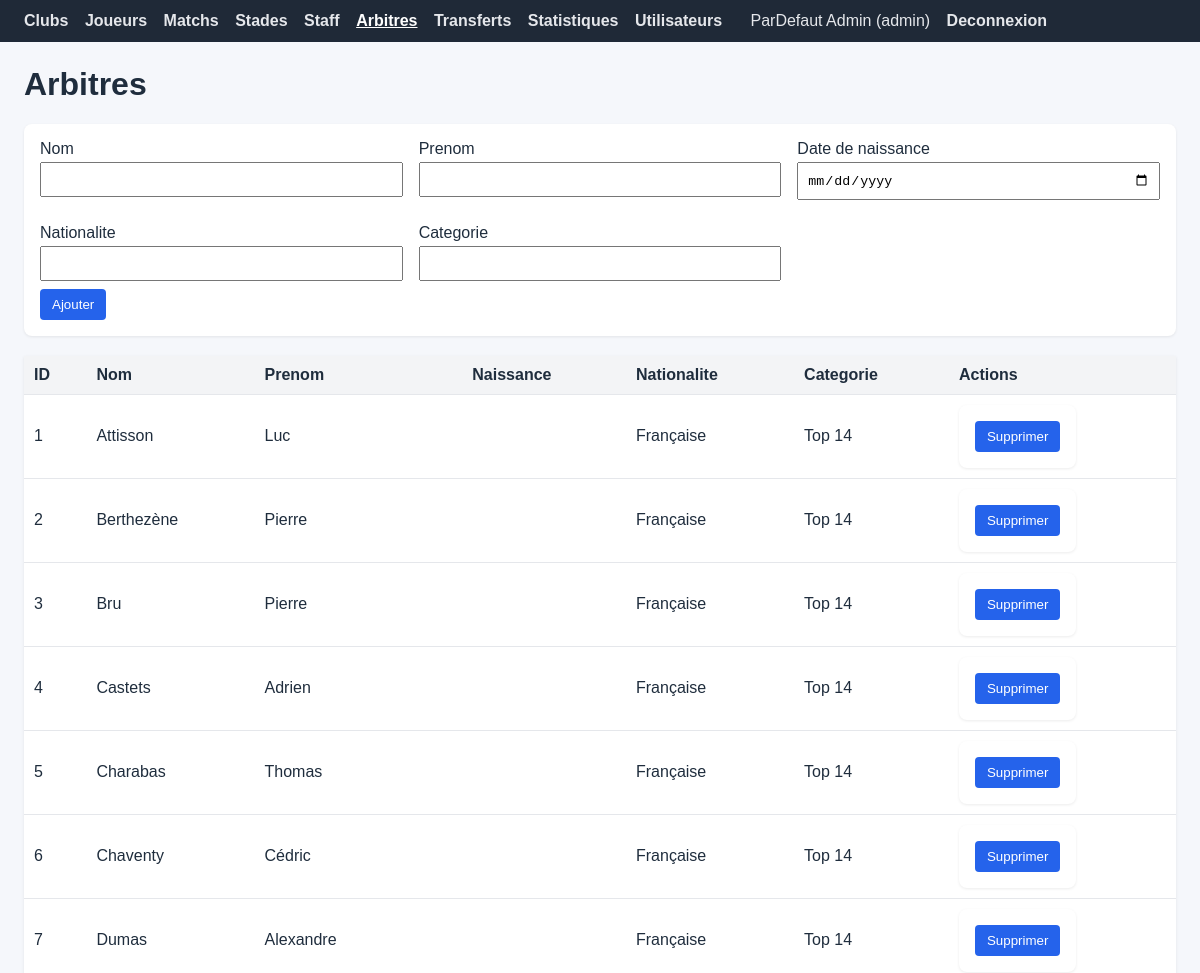
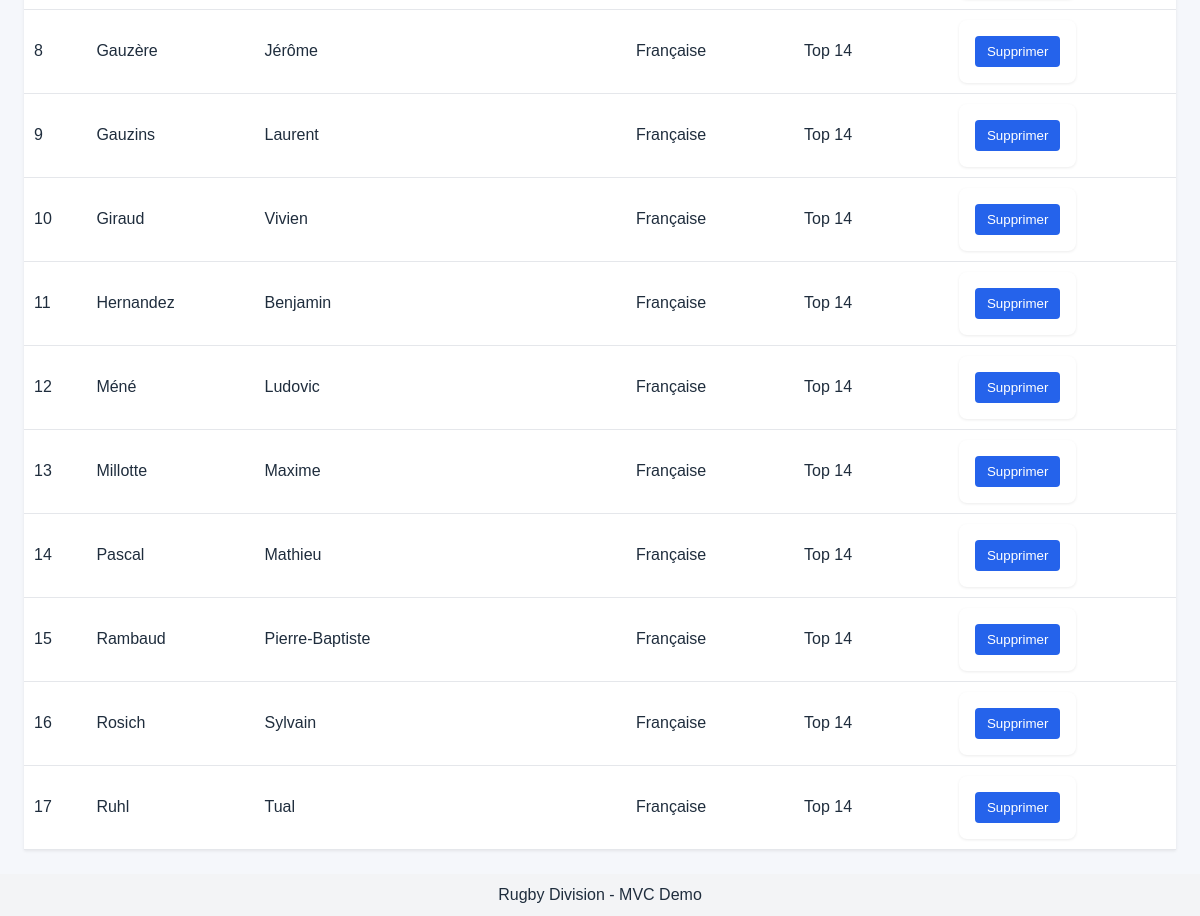
The page /index.php?page=arbitre (signed in) on the database its author committed (2 pictures, top to bottom).
### tables this page shows
CREATE TABLE `arbitre` (
  `idArbitre` int(11) NOT NULL,
  `nom` varchar(50) NOT NULL,
  `prenom` varchar(50) NOT NULL,
  `dateNaissance` date DEFAULT NULL,
  `nationalite` varchar(50) NOT NULL,
  `categorie` varchar(50) NOT NULL
);

### controleur/helpers.php (called while the page is built, shortened)
<?php
function controller_render(string $view, array $params = []): void
{
    require __DIR__ . '/../vue/layouts/header.php';
    require $viewPath;
    require __DIR__ . '/../vue/layouts/footer.php';
}

### controleur/arbitre.php (called while the page is built, shortened)
<?php
require_once __DIR__ . '/helpers.php';
require_once __DIR__ . '/../modele/Arbitre.php';
function arbitre_index(): void
{
    $model = new Arbitre();
    $arbitres = $model->findAll('nom');
    controller_render('arbitre', ['arbitres' => $arbitres]);
}

### index.php (called while the page is built, shortened)
<?php
require_once __DIR__ . '/controleur/helpers.php';
$page = $_GET['page'] ?? 'club';
$action = $_GET['action'] ?? 'index';
$fn = $page . '_' . $action;
$fn();

### modele/Database.php (called while the page is built)
<?php
class Database
{
    private static string $host = "localhost";
    private static int $port = 3366;
    private static string $dbName = "rugbydivision1";
    private static string $username = "root";
    private static string $password = "";
    private static ?PDO $conn = null;
    public static function getConnection(): PDO
    {
        if (self::$conn === null) {
            $dsn = "mysql:host=" . self::$host . ";port=" . self::$port . ";dbname=" . self::$dbName . ";charset=utf8";
            try {
                self::$conn = new PDO($dsn, self::$username, self::$password, [
                    PDO::ATTR_ERRMODE => PDO::ERRMODE_EXCEPTION,
                    PDO::ATTR_TIMEOUT => 5,
                ]);
            } catch (PDOException $e) {
                die("Erreur de connexion a la base de donnees : " . $e->getMessage());
            }
        }
        return self::$conn;
    }
}

### modele/Arbitre.php (called while the page is built, shortened)
<?php
require_once __DIR__ . '/Database.php';
class Arbitre
{
    protected $table = 'arbitre';
    protected function db(): PDO
    {
        return Database::getConnection();
    }
    public function findAll(string $orderBy = ''): array
    {
        $rows = $this->findAllBase($orderBy);
        return array_map(fn(array $row) => $this->mapRow($row), $rows);
    }
    private function findAllBase(string $orderBy = ''): array
    {
        $sql = "SELECT * FROM {$this->table}";
        if ($orderBy !== '') {
            $sql .= " ORDER BY {$orderBy}";
        }
        $stmt = $this->db()->prepare($sql);
        $stmt->execute();
        return $stmt->fetchAll(PDO::FETCH_ASSOC);
    }
    private function mapRow(array $row)
    {
        $obj = new Arbitre();
        $obj->idArbitre = (int)($row['idArbitre'] ?? 0);
        $obj->nom = (string)($row['nom'] ?? '');
        $obj->prenom = (string)($row['prenom'] ?? '');
        $obj->dateNaissance = (string)($row['dateNaissance'] ?? '');
        $obj->nationalite = (string)($row['nationalite'] ?? '');
        $obj->categorie = (string)($row['categorie'] ?? '');
        return $obj;
    }
}

### vue/arbitre.php (the view, shortened to what this page needs)
<h1>Arbitres</h1>
<?php if (($currentUser['droits'] ?? null) === ROLE_ADMIN): ?>
<form method="post" action="index.php?page=arbitre&action=store">
    <div class="grid">
        <label>Nom
            <input type="text" name="nom" required>
        </label>
        <label>Prenom
            <input type="text" name="prenom" required>
        </label>
        <label>Date de naissance
            <input type="date" name="dateNaissance" required>
        </label>
        <label>Nationalite
            <input type="text" name="nationalite" required>
        </label>
        <label>Categorie
            <input type="text" name="categorie" required>
        </label>
    </div>
    <button type="submit">Ajouter</button>
</form>
<?php endif; ?>
<table>
    <thead>
    <tr>
        <th>ID</th>
        <th>Nom</th>
        <th>Prenom</th>
        <th>Naissance</th>
        <th>Nationalite</th>
        <th>Categorie</th>
        <th>Actions</th>
    </tr>
    </thead>
    <tbody>
    <?php foreach ($arbitres as $arbitre): ?>
        <tr>
            <td><?= $arbitre->idArbitre ?></td>
            <td><?= $arbitre->nom ?></td>
            <td><?= $arbitre->prenom ?></td>
            <td><?= $arbitre->dateNaissance ?></td>
            <td><?= $arbitre->nationalite ?></td>
            <td><?= $arbitre->categorie ?></td>
            <td class="actions">
                <?php if (($currentUser['droits'] ?? null) === ROLE_ADMIN): ?>
                <form method="post" action="index.php?page=arbitre&action=delete" onsubmit="return confirm('Supprimer cet arbitre ?');">
                    <button type="submit">Supprimer</button>
                </form>
                <?php endif; ?>
            </td>
        </tr>
    <?php endforeach; ?>
    </tbody>
</table>

### css/app.css (style rules this page uses)
body { font-family: Arial, sans-serif; margin: 0; padding: 0; background: #f5f7fb; color: #1f2d3d; }
h1 { margin-top: 0; }
form { margin-bottom: 20px; background: #fff; padding: 16px; border-radius: 8px; box-shadow: 0 1px 3px rgba(0, 0, 0, 0.08); }
label { display: block; margin-bottom: 8px; }
input, select { width: 100%; padding: 8px; margin-top: 4px; box-sizing: border-box; }
button { padding: 8px 12px; background: #2563eb; color: #fff; border: none; border-radius: 4px; cursor: pointer; }
table { width: 100%; border-collapse: collapse; margin-top: 12px; background: #fff; box-shadow: 0 1px 3px rgba(0, 0, 0, 0.08); }
th, td { padding: 10px; border-bottom: 1px solid #e5e7eb; text-align: left; }
th { background: #f3f4f6; }
.actions form { display: inline-block; margin: 0; }
.grid { display: grid; grid-template-columns: repeat(auto-fit, minmax(280px, 1fr)); gap: 16px; }

### rows shown on the page
arbitre: idArbitre "1", nom "Attisson", prenom "Luc", nationalite "Française", categorie "Top 14"
arbitre: idArbitre "2", nom "Berthezène", prenom "Pierre", nationalite "Française", categorie "Top 14"
arbitre: idArbitre "3", nom "Bru", prenom "Pierre", nationalite "Française", categorie "Top 14"
arbitre: idArbitre "4", nom "Castets", prenom "Adrien", nationalite "Française", categorie "Top 14"
arbitre: idArbitre "5", nom "Charabas", prenom "Thomas", nationalite "Française", categorie "Top 14"
arbitre: idArbitre "6", nom "Chaventy", prenom "Cédric", nationalite "Française", categorie "Top 14"
arbitre: idArbitre "7", nom "Dumas", prenom "Alexandre", nationalite "Française", categorie "Top 14"
arbitre: idArbitre "8", nom "Gauzère", prenom "Jérôme", nationalite "Française", categorie "Top 14"
arbitre: idArbitre "9", nom "Gauzins", prenom "Laurent", nationalite "Française", categorie "Top 14"
arbitre: idArbitre "10", nom "Giraud", prenom "Vivien", nationalite "Française", categorie "Top 14"
arbitre: idArbitre "11", nom "Hernandez", prenom "Benjamin", nationalite "Française", categorie "Top 14"
arbitre: idArbitre "12", nom "Méné", prenom "Ludovic", nationalite "Française", categorie "Top 14"
arbitre: idArbitre "13", nom "Millotte", prenom "Maxime", nationalite "Française", categorie "Top 14"
arbitre: idArbitre "14", nom "Pascal", prenom "Mathieu", nationalite "Française", categorie "Top 14"
arbitre: idArbitre "15", nom "Rambaud", prenom "Pierre-Baptiste", nationalite "Française", categorie "Top 14"
arbitre: idArbitre "16", nom "Rosich", prenom "Sylvain", nationalite "Française", categorie "Top 14"
arbitre: idArbitre "17", nom "Ruhl", prenom "Tual", nationalite "Française", categorie "Top 14"

### other values the page prints
$label "Clubs"
$label "Joueurs"
$label "Matchs"
$label "Stades"
$label "Staff"
$label "Arbitres"
$label "Transferts"
$label "Statistiques"
$label "Utilisateurs"
$roleLabel "admin"
